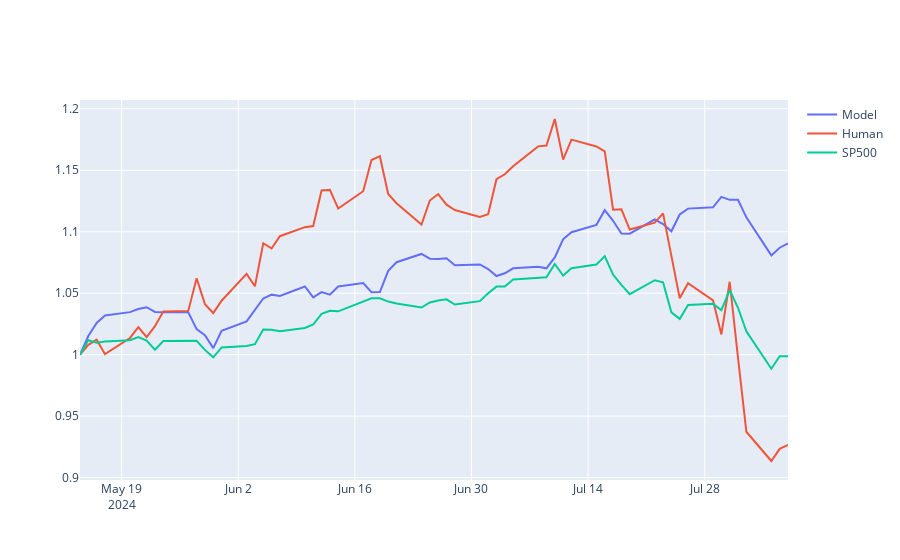

The notebook cell this image was saved under:
### Code cell
# use plotly to plot the curve of the three assets
import plotly.graph_objects as go

fig = go.Figure()
date_list = log_return.index.tolist()
date_list.insert(0, pd.Timestamp('2024-05-14'))

fig.add_trace(go.Scatter(x=date_list, y=cur_asset_model_hist, mode='lines', name='Model'))
fig.add_trace(go.Scatter(x=date_list, y=cur_asset_human_hist, mode='lines', name='Human'))
fig.add_trace(go.Scatter(x=date_list, y=cur_asset_sp500_hist, mode='lines', name='SP500'))

add_vertical_line(fig, '2024-07-20', 'use global selectKBest', cur_asset_model_hist, cur_asset_human_hist, cur_asset_sp500_hist)
add_vertical_line(fig, '2024-08-07', 'use naive model', cur_asset_model_hist, cur_asset_human_hist, cur_asset_sp500_hist)

fig.show()
